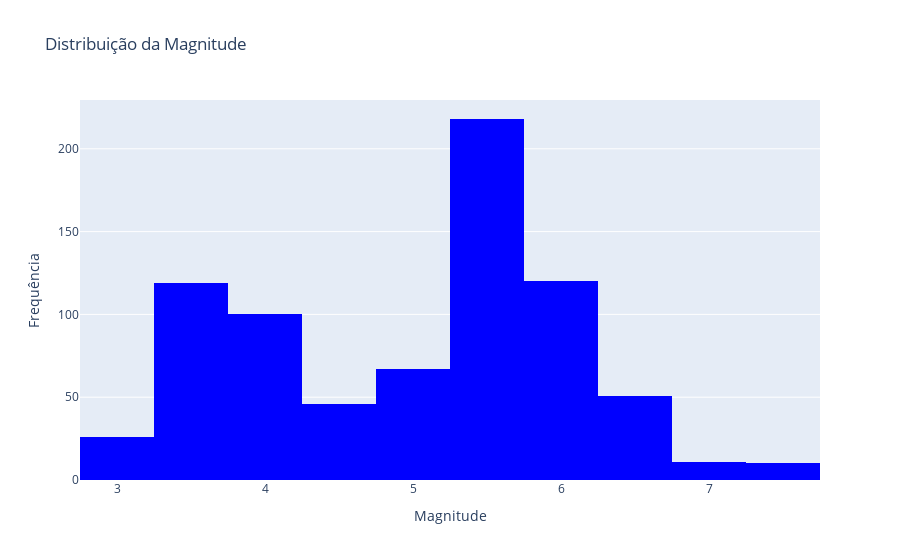
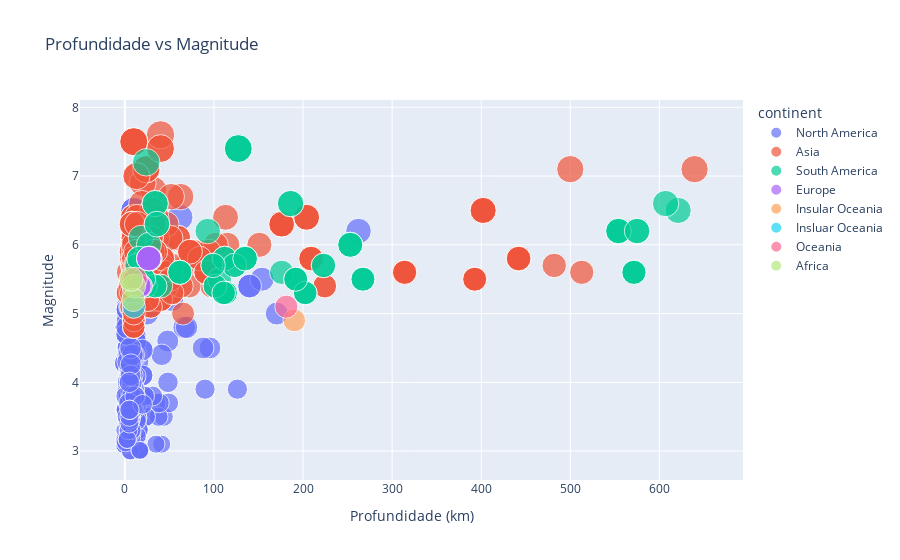
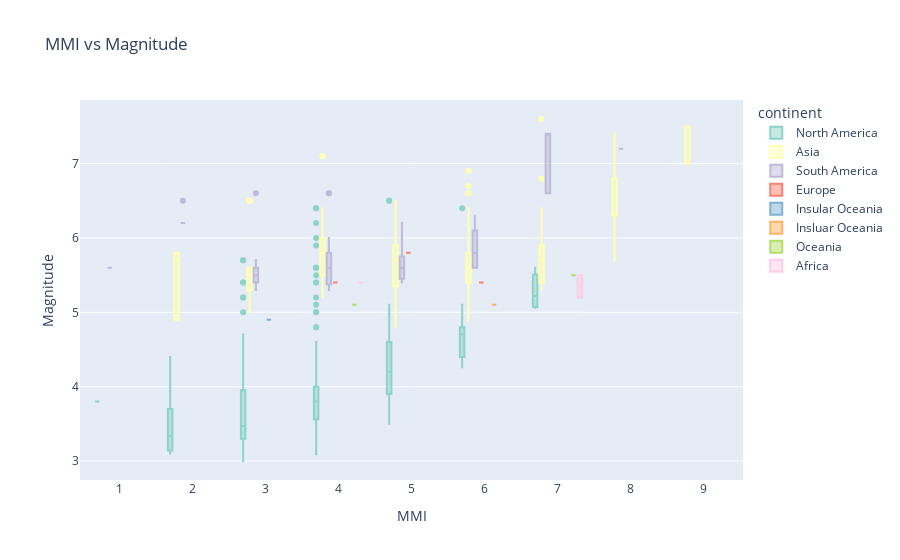
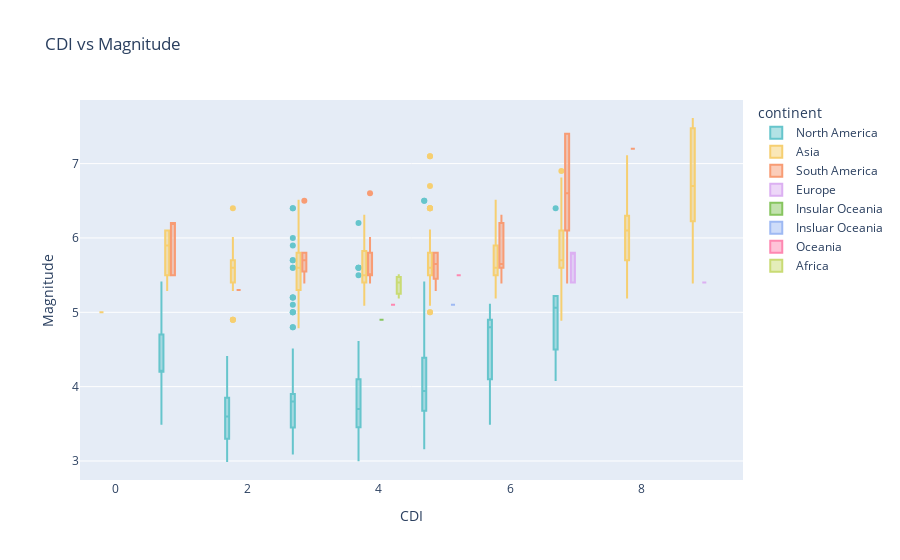

Notebook code cell kept with these figures, in order:
### Markdown cell above
## Graficos pre-limpeza

### Code cell
df_dropped = df_dropped[df_dropped['felt'] > 0]

frequencia_por_continente = df_dropped['continent'].value_counts().reset_index()
frequencia_por_continente.columns = ['Continente', 'Frequência']
frequencia_por_continente

# 1. Distribuição da Magnitude
fig1 = px.histogram(
    df_dropped, 
    x='magnitude', 
    nbins=20, 
    title='Distribuição da Magnitude',
    labels={'magnitude': 'Magnitude'},
    color_discrete_sequence=['blue']
)
fig1.update_layout(xaxis_title='Magnitude', yaxis_title='Frequência')
fig1.show()

# 2. Relação entre Profundidade e Magnitude
fig2 = px.scatter(
    df_dropped, 
    x='depth', 
    y='magnitude', 
    color='continent',
    size='magnitude',
    title='Profundidade vs Magnitude',
    labels={'depth': 'Profundidade (km)', 'magnitude': 'Magnitude'},
    hover_data=['city', 'subnational', 'felt']
)
fig2.update_layout(xaxis_title='Profundidade (km)', yaxis_title='Magnitude')
fig2.show()

# 3. Intensidade Percebida (MMI/CDI) vs Magnitude
fig3 = px.box(
    df_dropped, 
    x='mmi', 
    y='magnitude', 
    color='continent',
    title='MMI vs Magnitude',
    labels={'mmi': 'MMI', 'magnitude': 'Magnitude'},
    color_discrete_sequence=px.colors.qualitative.Set3
)
fig3.update_layout(xaxis_title='MMI', yaxis_title='Magnitude')
fig3.show()

fig4 = px.box(
    df_dropped, 
    x='cdi', 
    y='magnitude', 
    color='continent',
    title='CDI vs Magnitude',
    labels={'cdi': 'CDI', 'magnitude': 'Magnitude'},
    color_discrete_sequence=px.colors.qualitative.Pastel
)
fig4.update_layout(xaxis_title='CDI', yaxis_title='Magnitude')
fig4.show()

# 4. Mapa Geográfico dos Terremotos
fig5 = px.scatter_geo(
    df_dropped, 
    lat='latitude', 
    lon='longitude', 
    color='continent',
    size='magnitude',
    title='Mapa Geográfico dos Terremotos',
    labels={'latitude': 'Latitude', 'longitude': 'Longitude', 'magnitude': 'Magnitude'},
    hover_name='city',
    projection='natural earth'
)
fig5.update_layout(legend_title='Continente')
fig5.show()

# 5. Frequência de Terremotos por Continente
fig6 = px.bar(
    frequencia_por_continente, 
    y='Frequência', 
    title='Frequência de Terremotos por Continente',
    color='Continente',
    color_discrete_sequence=px.colors.qualitative.Set2,
    text='Frequência'
)
fig6.update_layout(xaxis_title='Continente', yaxis_title='Frequência')
fig6.show()

### Figure 1 — Plotly figure (JSON) as saved in the notebook; plotly's stock layout.template omitted (floating-point values rounded to 4 significant figures; data arrays with more than 128 entries replaced by an {"elided": "..."} marker saying what was removed)
{"data": [{"alignmentgroup": "True", "bingroup": "x", "hovertemplate": "Magnitude=%{x}<br>count=%{y}<extra></extra>", "legendgroup": "", "marker": {"color": "blue", "pattern": {"shape": ""}}, "name": "", "nbinsx": 20, "offsetgroup": "", "orientation": "v", "showlegend": false, "type": "histogram", "x": {"elided": "768 float values"}, "xaxis": "x", "yaxis": "y"}], "layout": {"autosize": true, "barmode": "relative", "legend": {"tracegroupgap": 0}, "title": {"text": "Distribuição da Magnitude"}, "xaxis": {"anchor": "y", "autorange": true, "domain": [0, 1], "range": [2.75, 7.75], "title": {"text": "Magnitude"}, "type": "linear"}, "yaxis": {"anchor": "x", "autorange": true, "domain": [0, 1], "range": [0, 229.5], "title": {"text": "Frequência"}}}}

### Figure 2 — Plotly figure (JSON) as saved in the notebook; plotly's stock layout.template omitted (floating-point values rounded to 4 significant figures; data arrays with more than 128 entries replaced by an {"elided": "..."} marker saying what was removed)
{"data": [{"customdata": {"elided": "340x3 mixed values"}, "hovertemplate": "continent=North America<br>Profundidade (km)=%{x}<br>Magnitude=%{marker.size}<br>city=%{customdata[0]}<br>subnational=%{customdata[1]}<br>felt=%{customdata[2]}<extra></extra>", "legendgroup": "North America", "marker": {"color": "#636efa", "size": {"elided": "340 float values"}, "sizemode": "area", "sizeref": 0.019, "symbol": "circle"}, "mode": "markers", "name": "North America", "orientation": "v", "showlegend": true, "type": "scatter", "x": {"elided": "340 float values"}, "xaxis": "x", "y": {"elided": "340 float values"}, "yaxis": "y"}, {"customdata": {"elided": "338x3 mixed values"}, "hovertemplate": "continent=Asia<br>Profundidade (km)=%{x}<br>Magnitude=%{marker.size}<br>city=%{customdata[0]}<br>subnational=%{customdata[1]}<br>felt=%{customdata[2]}<extra></extra>", "legendgroup": "Asia", "marker": {"color": "#EF553B", "size": {"elided": "338 float values"}, "sizemode": "area", "sizeref": 0.019, "symbol": "circle"}, "mode": "markers", "name": "Asia", "orientation": "v", "showlegend": true, "type": "scatter", "x": {"elided": "338 float values"}, "xaxis": "x", "y": {"elided": "338 float values"}, "yaxis": "y"}, {"customdata": {"elided": "74x3 mixed values"}, "hovertemplate": "continent=South America<br>Profundidade (km)=%{x}<br>Magnitude=%{marker.size}<br>city=%{customdata[0]}<br>subnational=%{customdata[1]}<br>felt=%{customdata[2]}<extra></extra>", "legendgroup": "South America", "marker": {"color": "#00cc96", "size": [5.7, 5.7, 5.5, 7.4, 5.8, 5.4, 5.3, 5.3, 5.8, 5.6, 5.5, 5.8, 6.6, 5.4, 6, 5.6, 5.3, 5.5, 6.3, 6.2, 6.2, 6.6, 5.7, 5.8, 5.7, 5.5, 7.4, 5.6, 5.8, 5.4, 5.4, 6.1, 7.2, 5.5, 6, 6.5, 5.3, 5.3, 6.6, 5.6, 6.2, 5.5, 5.7, 5.8, 6, 5.6, 5.3, 5.5, 6.2, 5.4, 5.4, 5.8, 5.7, 5.5, 7.4, 5.8, 5.4, 5.3, 5.3, 5.8, 5.6, 5.5, 6.6, 5.4, 6, 5.6, 5.3, 5.5, 6.3, 6.2, 6.2, 6.6, 5.7, 5.8], "sizemode": "area", "sizeref": 0.019, "symbol": "circle"}, "mode": "markers", "name": "South America", "orientation": "v", "showlegend": true, "type": "scatter", "x": [123, 223.0, 267.2, 127.3, 28, 33.94, 113.1, 202.5, 16, 61.71, 191.8, 112, 34, 101.2, 253, 571.4, 110.9, 21.04, 36, 554, 575, 186, 99, 135, 223.0, 267.2, 127.3, 176, 23, 13.49, 21.81, 18, 24, 106.2, 27, 621.1, 113.1, 202.5, 607, 61.71, 93, 191.8, 14, 112, 253, 571.4, 110.9, 21.04, 554, 40.35, 23.22, 135, 123, 267.2, 127.3, 28, 33.94, 113.1, 202.5, 16, 61.71, 191.8, 34, 101.2, 253, 571.4, 110.9, 21.04, 36, 554, 575, 186, 99, 135], "xaxis": "x", "y": [5.7, 5.7, 5.5, 7.4, 5.8, 5.4, 5.3, 5.3, 5.8, 5.6, 5.5, 5.8, 6.6, 5.4, 6, 5.6, 5.3, 5.5, 6.3, 6.2, 6.2, 6.6, 5.7, 5.8, 5.7, 5.5, 7.4, 5.6, 5.8, 5.4, 5.4, 6.1, 7.2, 5.5, 6, 6.5, 5.3, 5.3, 6.6, 5.6, 6.2, 5.5, 5.7, 5.8, 6, 5.6, 5.3, 5.5, 6.2, 5.4, 5.4, 5.8, 5.7, 5.5, 7.4, 5.8, 5.4, 5.3, 5.3, 5.8, 5.6, 5.5, 6.6, 5.4, 6, 5.6, 5.3, 5.5, 6.3, 6.2, 6.2, 6.6, 5.7, 5.8], "yaxis": "y"}, {"customdata": [[null, null, 30], ["Niksic", "Opstina Niksic", 248], [null, null, 2869], ["Niksic", "Opstina Niksic", 248], [null, null, 30], ["Niksic", "Opstina Niksic", 248], [null, null, 2869], [null, null, 30], ["Niksic", "Opstina Niksic", 248]], "hovertemplate": "continent=Europe<br>Profundidade (km)=%{x}<br>Magnitude=%{marker.size}<br>city=%{customdata[0]}<br>subnational=%{customdata[1]}<br>felt=%{customdata[2]}<extra></extra>", "legendgroup": "Europe", "marker": {"color": "#ab63fa", "size": [5.8, 5.4, 5.4, 5.4, 5.8, 5.4, 5.4, 5.8, 5.4], "sizemode": "area", "sizeref": 0.019, "symbol": "circle"}, "mode": "markers", "name": "Europe", "orientation": "v", "showlegend": true, "type": "scatter", "x": [26.87, 16.07, 17.53, 16.07, 26.87, 16.07, 17.53, 26.87, 16.07], "xaxis": "x", "y": [5.8, 5.4, 5.4, 5.4, 5.8, 5.4, 5.4, 5.8, 5.4], "yaxis": "y"}, {"customdata": [["Tokoroa", "Waikato", 16]], "hovertemplate": "continent=Insular Oceania<br>Profundidade (km)=%{x}<br>Magnitude=%{marker.size}<br>city=%{customdata[0]}<br>subnational=%{customdata[1]}<br>felt=%{customdata[2]}<extra></extra>", "legendgroup": "Insular Oceania", "marker": {"color": "#FFA15A", "size": [4.9], "sizemode": "area", "sizeref": 0.019, "symbol": "circle"}, "mode": "markers", "name": "Insular Oceania", "orientation": "v", "showlegend": true, "type": "scatter", "x": [190.1], "xaxis": "x", "y": [4.9], "yaxis": "y"}, {"customdata": [["Dannevirke", "Hawke's Bay", 23]], "hovertemplate": "continent=Insluar Oceania<br>Profundidade (km)=%{x}<br>Magnitude=%{marker.size}<br>city=%{customdata[0]}<br>subnational=%{customdata[1]}<br>felt=%{customdata[2]}<extra></extra>", "legendgroup": "Insluar Oceania", "marker": {"color": "#19d3f3", "size": [5.1], "sizemode": "area", "sizeref": 0.019, "symbol": "circle"}, "mode": "markers", "name": "Insluar Oceania", "orientation": "v", "showlegend": true, "type": "scatter", "x": [10], "xaxis": "x", "y": [5.1], "yaxis": "y"}, {"customdata": [["Mount Somers", "Canterbury", 35], [null, null, 45]], "hovertemplate": "continent=Oceania<br>Profundidade (km)=%{x}<br>Magnitude=%{marker.size}<br>city=%{customdata[0]}<br>subnational=%{customdata[1]}<br>felt=%{customdata[2]}<extra></extra>", "legendgroup": "Oceania", "marker": {"color": "#FF6692", "size": [5.5, 5.1], "sizemode": "area", "sizeref": 0.019, "symbol": "circle"}, "mode": "markers", "name": "Oceania", "orientation": "v", "showlegend": true, "type": "scatter", "x": [11.71, 181.3], "xaxis": "x", "y": [5.5, 5.1], "yaxis": "y"}, {"customdata": [[null, null, 12], ["Manono", "Tanganika", 1], ["Ikungi District", "Singida Region", 4]], "hovertemplate": "continent=Africa<br>Profundidade (km)=%{x}<br>Magnitude=%{marker.size}<br>city=%{customdata[0]}<br>subnational=%{customdata[1]}<br>felt=%{customdata[2]}<extra></extra>", "legendgroup": "Africa", "marker": {"color": "#B6E880", "size": [5.4, 5.2, 5.5], "sizemode": "area", "sizeref": 0.019, "symbol": "circle"}, "mode": "markers", "name": "Africa", "orientation": "v", "showlegend": true, "type": "scatter", "x": [10, 9.462, 7], "xaxis": "x", "y": [5.4, 5.2, 5.5], "yaxis": "y"}], "layout": {"autosize": true, "legend": {"itemsizing": "constant", "title": {"text": "continent"}, "tracegroupgap": 0}, "title": {"text": "Profundidade vs Magnitude"}, "xaxis": {"anchor": "y", "autorange": true, "domain": [0, 1], "range": [-57.51, 702.8], "title": {"text": "Profundidade (km)"}, "type": "linear"}, "yaxis": {"anchor": "x", "autorange": true, "domain": [0, 1], "range": [2.361, 8.438], "title": {"text": "Magnitude"}, "type": "linear"}}}

### Figure 3 — Plotly figure (JSON) as saved in the notebook; plotly's stock layout.template omitted (floating-point values rounded to 4 significant figures; data arrays with more than 128 entries replaced by an {"elided": "..."} marker saying what was removed)
{"data": [{"alignmentgroup": "True", "hovertemplate": "continent=North America<br>MMI=%{x}<br>Magnitude=%{y}<extra></extra>", "legendgroup": "North America", "marker": {"color": "rgb(141,211,199)"}, "name": "North America", "notched": false, "offsetgroup": "North America", "orientation": "v", "showlegend": true, "type": "box", "x": {"elided": "340 int values"}, "x0": " ", "xaxis": "x", "y": {"elided": "340 float values"}, "y0": " ", "yaxis": "y"}, {"alignmentgroup": "True", "hovertemplate": "continent=Asia<br>MMI=%{x}<br>Magnitude=%{y}<extra></extra>", "legendgroup": "Asia", "marker": {"color": "rgb(255,255,179)"}, "name": "Asia", "notched": false, "offsetgroup": "Asia", "orientation": "v", "showlegend": true, "type": "box", "x": {"elided": "338 int values"}, "x0": " ", "xaxis": "x", "y": {"elided": "338 float values"}, "y0": " ", "yaxis": "y"}, {"alignmentgroup": "True", "hovertemplate": "continent=South America<br>MMI=%{x}<br>Magnitude=%{y}<extra></extra>", "legendgroup": "South America", "marker": {"color": "rgb(190,186,218)"}, "name": "South America", "notched": false, "offsetgroup": "South America", "orientation": "v", "showlegend": true, "type": "box", "x": [4, 3, 3, 7, 6, 5, 4, 3, 5, 6, 3, 4, 7, 4, 4, 1, 4, 5, 6, 2, 2, 4, 5, 4, 3, 3, 7, 4, 6, 4, 5, 6, 8, 4, 6, 2, 4, 3, 3, 6, 5, 3, 5, 4, 4, 1, 4, 5, 2, 4, 4, 4, 4, 3, 7, 6, 5, 4, 3, 5, 6, 3, 7, 4, 4, 1, 4, 5, 6, 2, 2, 4, 5, 4], "x0": " ", "xaxis": "x", "y": [5.7, 5.7, 5.5, 7.4, 5.8, 5.4, 5.3, 5.3, 5.8, 5.6, 5.5, 5.8, 6.6, 5.4, 6, 5.6, 5.3, 5.5, 6.3, 6.2, 6.2, 6.6, 5.7, 5.8, 5.7, 5.5, 7.4, 5.6, 5.8, 5.4, 5.4, 6.1, 7.2, 5.5, 6, 6.5, 5.3, 5.3, 6.6, 5.6, 6.2, 5.5, 5.7, 5.8, 6, 5.6, 5.3, 5.5, 6.2, 5.4, 5.4, 5.8, 5.7, 5.5, 7.4, 5.8, 5.4, 5.3, 5.3, 5.8, 5.6, 5.5, 6.6, 5.4, 6, 5.6, 5.3, 5.5, 6.3, 6.2, 6.2, 6.6, 5.7, 5.8], "y0": " ", "yaxis": "y"}, {"alignmentgroup": "True", "hovertemplate": "continent=Europe<br>MMI=%{x}<br>Magnitude=%{y}<extra></extra>", "legendgroup": "Europe", "marker": {"color": "rgb(251,128,114)"}, "name": "Europe", "notched": false, "offsetgroup": "Europe", "orientation": "v", "showlegend": true, "type": "box", "x": [5, 6, 4, 6, 5, 6, 4, 5, 6], "x0": " ", "xaxis": "x", "y": [5.8, 5.4, 5.4, 5.4, 5.8, 5.4, 5.4, 5.8, 5.4], "y0": " ", "yaxis": "y"}, {"alignmentgroup": "True", "hovertemplate": "continent=Insular Oceania<br>MMI=%{x}<br>Magnitude=%{y}<extra></extra>", "legendgroup": "Insular Oceania", "marker": {"color": "rgb(128,177,211)"}, "name": "Insular Oceania", "notched": false, "offsetgroup": "Insular Oceania", "orientation": "v", "showlegend": true, "type": "box", "x": [3], "x0": " ", "xaxis": "x", "y": [4.9], "y0": " ", "yaxis": "y"}, {"alignmentgroup": "True", "hovertemplate": "continent=Insluar Oceania<br>MMI=%{x}<br>Magnitude=%{y}<extra></extra>", "legendgroup": "Insluar Oceania", "marker": {"color": "rgb(253,180,98)"}, "name": "Insluar Oceania", "notched": false, "offsetgroup": "Insluar Oceania", "orientation": "v", "showlegend": true, "type": "box", "x": [6], "x0": " ", "xaxis": "x", "y": [5.1], "y0": " ", "yaxis": "y"}, {"alignmentgroup": "True", "hovertemplate": "continent=Oceania<br>MMI=%{x}<br>Magnitude=%{y}<extra></extra>", "legendgroup": "Oceania", "marker": {"color": "rgb(179,222,105)"}, "name": "Oceania", "notched": false, "offsetgroup": "Oceania", "orientation": "v", "showlegend": true, "type": "box", "x": [7, 4], "x0": " ", "xaxis": "x", "y": [5.5, 5.1], "y0": " ", "yaxis": "y"}, {"alignmentgroup": "True", "hovertemplate": "continent=Africa<br>MMI=%{x}<br>Magnitude=%{y}<extra></extra>", "legendgroup": "Africa", "marker": {"color": "rgb(252,205,229)"}, "name": "Africa", "notched": false, "offsetgroup": "Africa", "orientation": "v", "showlegend": true, "type": "box", "x": [4, 7, 7], "x0": " ", "xaxis": "x", "y": [5.4, 5.2, 5.5], "y0": " ", "yaxis": "y"}], "layout": {"autosize": true, "boxmode": "group", "legend": {"title": {"text": "continent"}, "tracegroupgap": 0}, "title": {"text": "MMI vs Magnitude"}, "xaxis": {"anchor": "y", "autorange": true, "domain": [0, 1], "range": [0.4404, 9.56], "title": {"text": "MMI"}, "type": "linear"}, "yaxis": {"anchor": "x", "autorange": true, "domain": [0, 1], "range": [2.744, 7.856], "title": {"text": "Magnitude"}, "type": "linear"}}}

### Figure 4 — Plotly figure (JSON) as saved in the notebook; plotly's stock layout.template omitted (floating-point values rounded to 4 significant figures; data arrays with more than 128 entries replaced by an {"elided": "..."} marker saying what was removed)
{"data": [{"alignmentgroup": "True", "hovertemplate": "continent=North America<br>CDI=%{x}<br>Magnitude=%{y}<extra></extra>", "legendgroup": "North America", "marker": {"color": "rgb(102, 197, 204)"}, "name": "North America", "notched": false, "offsetgroup": "North America", "orientation": "v", "showlegend": true, "type": "box", "x": {"elided": "340 int values"}, "x0": " ", "xaxis": "x", "y": {"elided": "340 float values"}, "y0": " ", "yaxis": "y"}, {"alignmentgroup": "True", "hovertemplate": "continent=Asia<br>CDI=%{x}<br>Magnitude=%{y}<extra></extra>", "legendgroup": "Asia", "marker": {"color": "rgb(246, 207, 113)"}, "name": "Asia", "notched": false, "offsetgroup": "Asia", "orientation": "v", "showlegend": true, "type": "box", "x": {"elided": "338 int values"}, "x0": " ", "xaxis": "x", "y": {"elided": "338 float values"}, "y0": " ", "yaxis": "y"}, {"alignmentgroup": "True", "hovertemplate": "continent=South America<br>CDI=%{x}<br>Magnitude=%{y}<extra></extra>", "legendgroup": "South America", "marker": {"color": "rgb(248, 156, 116)"}, "name": "South America", "notched": false, "offsetgroup": "South America", "orientation": "v", "showlegend": true, "type": "box", "x": [4, 3, 4, 7, 5, 3, 2, 2, 4, 6, 1, 5, 7, 4, 4, 5, 5, 4, 6, 1, 1, 7, 6, 3, 3, 4, 7, 3, 5, 4, 6, 7, 8, 4, 7, 3, 2, 2, 4, 6, 6, 1, 5, 5, 4, 5, 5, 4, 1, 7, 6, 3, 4, 4, 7, 5, 3, 2, 2, 4, 6, 1, 7, 4, 4, 5, 5, 4, 6, 1, 1, 7, 6, 3], "x0": " ", "xaxis": "x", "y": [5.7, 5.7, 5.5, 7.4, 5.8, 5.4, 5.3, 5.3, 5.8, 5.6, 5.5, 5.8, 6.6, 5.4, 6, 5.6, 5.3, 5.5, 6.3, 6.2, 6.2, 6.6, 5.7, 5.8, 5.7, 5.5, 7.4, 5.6, 5.8, 5.4, 5.4, 6.1, 7.2, 5.5, 6, 6.5, 5.3, 5.3, 6.6, 5.6, 6.2, 5.5, 5.7, 5.8, 6, 5.6, 5.3, 5.5, 6.2, 5.4, 5.4, 5.8, 5.7, 5.5, 7.4, 5.8, 5.4, 5.3, 5.3, 5.8, 5.6, 5.5, 6.6, 5.4, 6, 5.6, 5.3, 5.5, 6.3, 6.2, 6.2, 6.6, 5.7, 5.8], "y0": " ", "yaxis": "y"}, {"alignmentgroup": "True", "hovertemplate": "continent=Europe<br>CDI=%{x}<br>Magnitude=%{y}<extra></extra>", "legendgroup": "Europe", "marker": {"color": "rgb(220, 176, 242)"}, "name": "Europe", "notched": false, "offsetgroup": "Europe", "orientation": "v", "showlegend": true, "type": "box", "x": [7, 9, 7, 9, 7, 9, 7, 7, 9], "x0": " ", "xaxis": "x", "y": [5.8, 5.4, 5.4, 5.4, 5.8, 5.4, 5.4, 5.8, 5.4], "y0": " ", "yaxis": "y"}, {"alignmentgroup": "True", "hovertemplate": "continent=Insular Oceania<br>CDI=%{x}<br>Magnitude=%{y}<extra></extra>", "legendgroup": "Insular Oceania", "marker": {"color": "rgb(135, 197, 95)"}, "name": "Insular Oceania", "notched": false, "offsetgroup": "Insular Oceania", "orientation": "v", "showlegend": true, "type": "box", "x": [4], "x0": " ", "xaxis": "x", "y": [4.9], "y0": " ", "yaxis": "y"}, {"alignmentgroup": "True", "hovertemplate": "continent=Insluar Oceania<br>CDI=%{x}<br>Magnitude=%{y}<extra></extra>", "legendgroup": "Insluar Oceania", "marker": {"color": "rgb(158, 185, 243)"}, "name": "Insluar Oceania", "notched": false, "offsetgroup": "Insluar Oceania", "orientation": "v", "showlegend": true, "type": "box", "x": [5], "x0": " ", "xaxis": "x", "y": [5.1], "y0": " ", "yaxis": "y"}, {"alignmentgroup": "True", "hovertemplate": "continent=Oceania<br>CDI=%{x}<br>Magnitude=%{y}<extra></extra>", "legendgroup": "Oceania", "marker": {"color": "rgb(254, 136, 177)"}, "name": "Oceania", "notched": false, "offsetgroup": "Oceania", "orientation": "v", "showlegend": true, "type": "box", "x": [5, 4], "x0": " ", "xaxis": "x", "y": [5.5, 5.1], "y0": " ", "yaxis": "y"}, {"alignmentgroup": "True", "hovertemplate": "continent=Africa<br>CDI=%{x}<br>Magnitude=%{y}<extra></extra>", "legendgroup": "Africa", "marker": {"color": "rgb(201, 219, 116)"}, "name": "Africa", "notched": false, "offsetgroup": "Africa", "orientation": "v", "showlegend": true, "type": "box", "x": [4, 4, 4], "x0": " ", "xaxis": "x", "y": [5.4, 5.2, 5.5], "y0": " ", "yaxis": "y"}], "layout": {"autosize": true, "boxmode": "group", "legend": {"title": {"text": "continent"}, "tracegroupgap": 0}, "title": {"text": "CDI vs Magnitude"}, "xaxis": {"anchor": "y", "autorange": true, "domain": [0, 1], "range": [-0.5662, 9.566], "title": {"text": "CDI"}, "type": "linear"}, "yaxis": {"anchor": "x", "autorange": true, "domain": [0, 1], "range": [2.744, 7.856], "title": {"text": "Magnitude"}, "type": "linear"}}}
